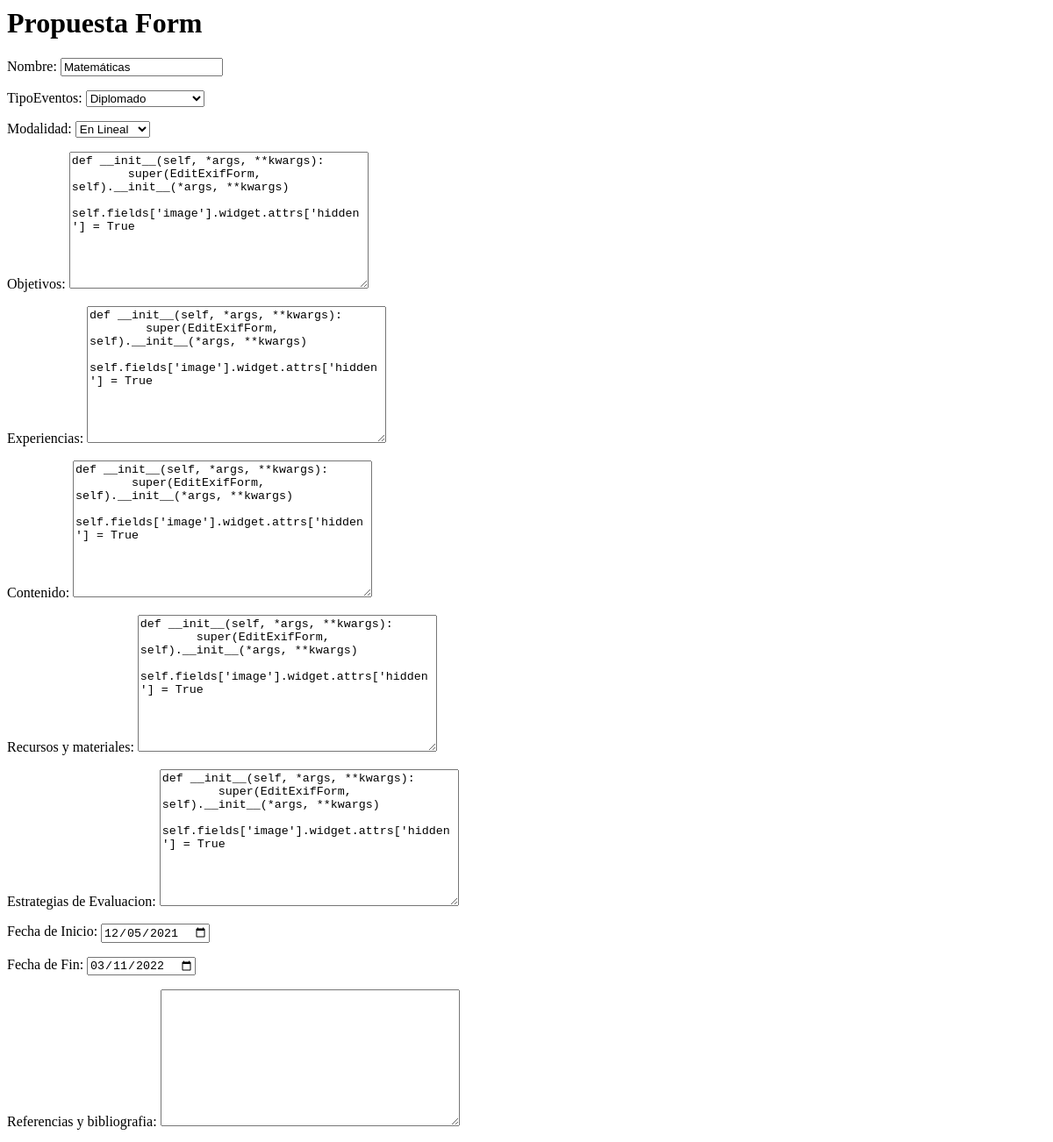
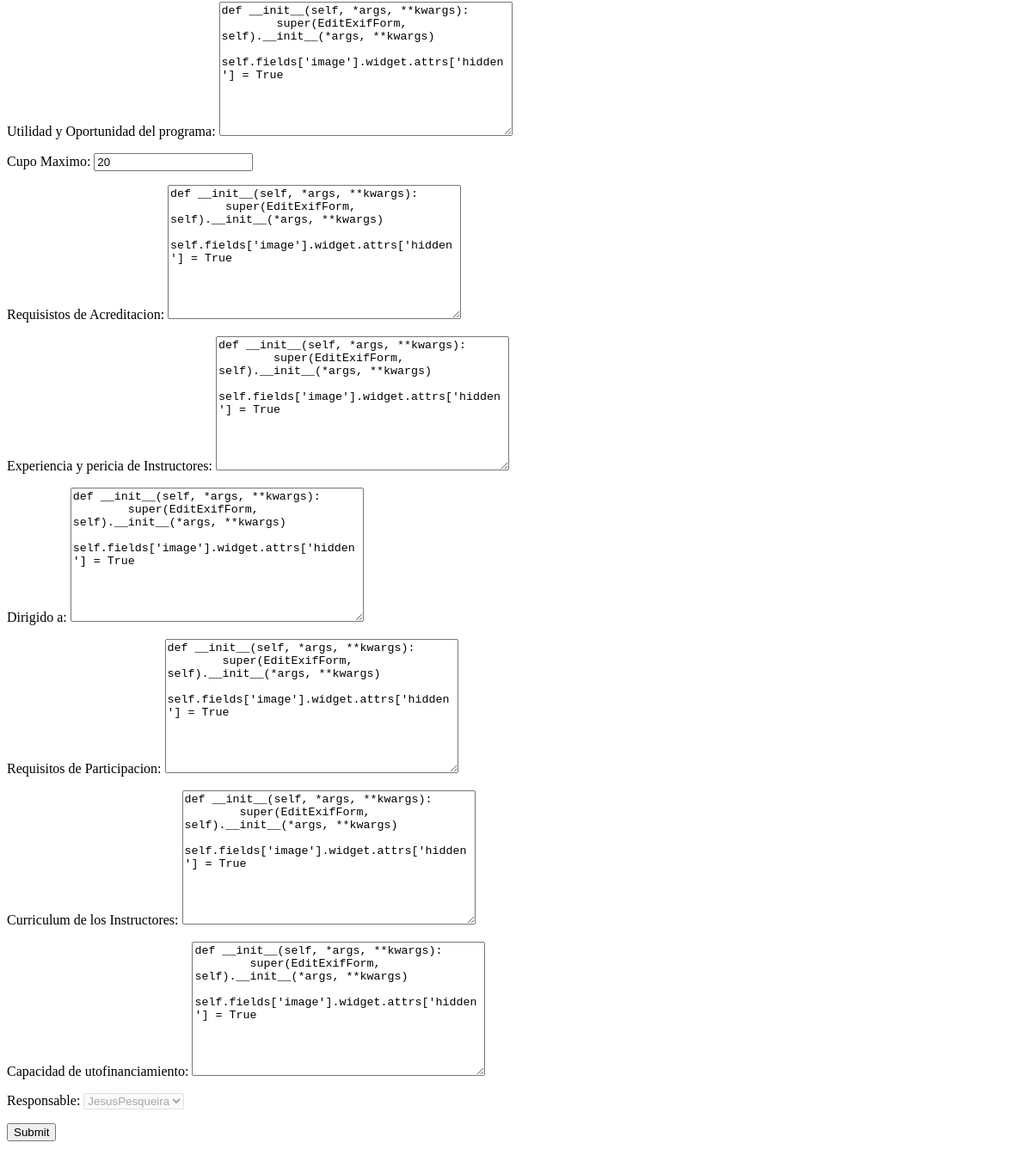
The app's page /editar_propuesta/7 (signed in), older data (2 pictures, top to bottom).
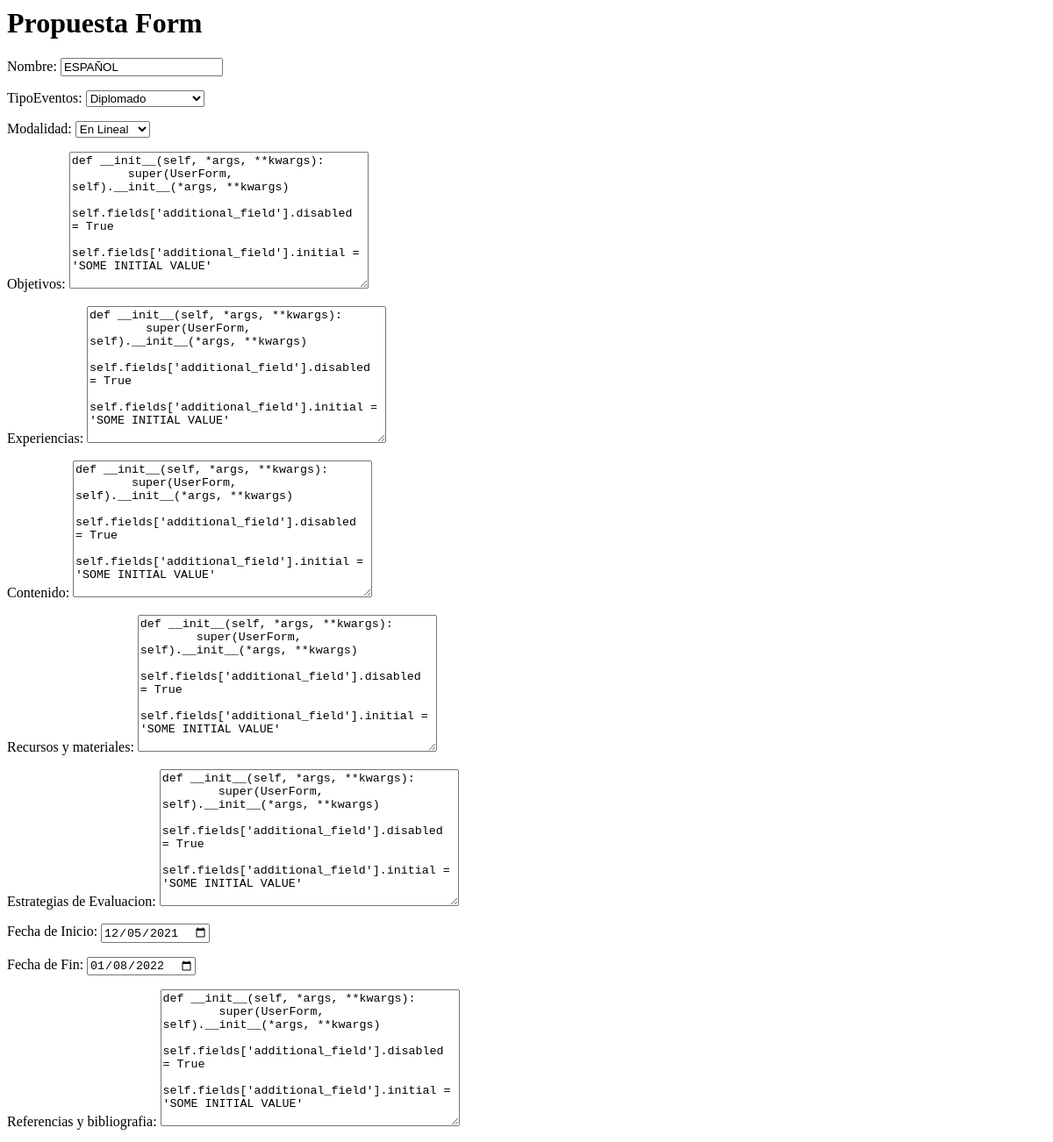
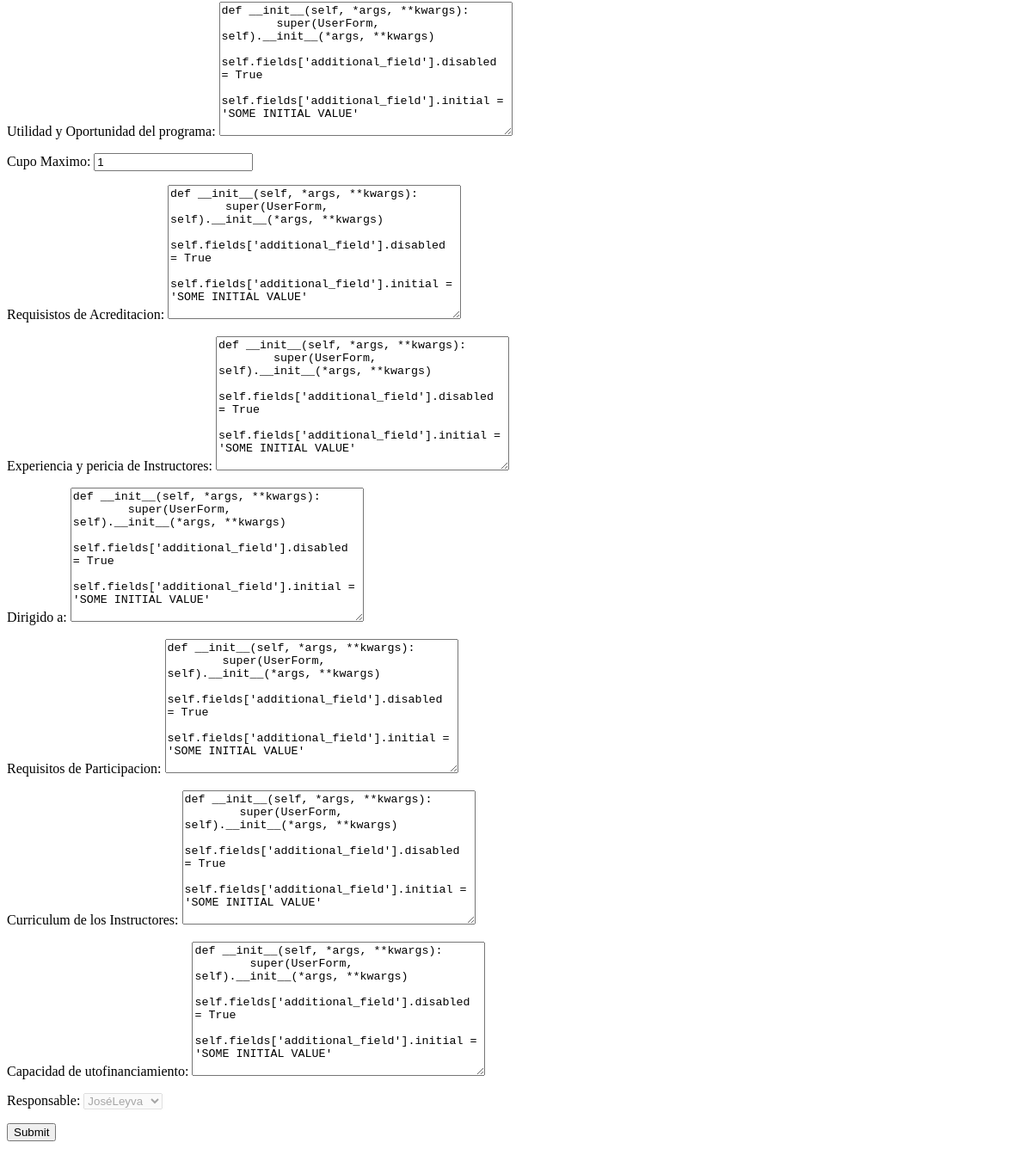
The same page, newer data (2 pictures, top to bottom).
### eventos/models.py (models this page shows, shortened)
class Evento(models.Model):
    nombre = models.CharField(max_length=200)
    TIPO_EVENTOS = (
            ('Diplomado','Diplomado'),
            ('Curso','Curso'),
            ('Taller','Taller'),
            ('Programa Especial','Programa Especial')
        )
    TipoEventos =  models.CharField(max_length=30,null=True,choices=TIPO_EVENTOS)
    TIPO_MODALIDAD = (
            ('En Lineal', 'En Lineal'),
            ('Presencial','Presencial'),
            ('Mixta','Mixta')
        )
    modalidad = models.CharField(max_length=30,null=True,choices=TIPO_MODALIDAD)
    objetivos = models.TextField(null=True)
    experiencias = models.TextField(null=True)
    contenido = models.TextField(null=True)
    recursos_y_materiales = models.TextField(null=True,blank=True)
    Estrategias_de_Evaluacion = models.TextField(null=True)
    Fecha_de_Inicio = models.DateField()
    Fecha_de_Fin = models.DateField()
    Referencias_y_bibliografia = models.TextField(null=True,blank=True)
    Utilidad_y_Oportunidad_del_programa = models.TextField(null=True)
    Cupo_Maximo = models.PositiveIntegerField(default=1,validators=[MinValueValidator(1), MaxValueValidator(200)])
    Requisistos_de_Acreditacion = models.TextField(null=True)
    Experiencia_y_pericia_de_Instructores = models.TextField(null=True)
    Dirigido_a = models.TextField(null=True)
    Requisitos_de_Participacion = models.TextField(null=True)
    Curriculum_de_los_Instructores = models.TextField(null=True)
    Capacidad_de_utofinanciamiento = models.TextField(null=True,blank=True)
    updated = models.DateTimeField(auto_now=True)
    created = models.DateTimeField(auto_now_add=True)
    responsable = models.ForeignKey(Usuario, null=True, on_delete= models.SET_NULL,default=Usuario)
    class Meta:
        ordering = ['created']

### eventos/decorators.py (the view)
        def wrapper_func(request,*args,**kwargs):
            group = None
            if request.user.rol != None:
                group = request.user.rol
            if group in allowed_roles:
                return view_func(request,*args,**kwargs)
            else:
                print(group)
                return HttpResponse('No estás autorizado para entrar a esta dirección')

### eventos/forms.py
class EventoForm(forms.ModelForm):
    disabled_fields = ['responsable']
    def __init__(self, *args, **kwargs):
        super(EventoForm, self).__init__(*args, **kwargs)
        instance = getattr(self, 'instance', None)
        if instance and instance.pk:
            for field in self.disabled_fields:
                self.fields[field].disabled = True
    class Meta:
        model = Evento
        fields = '__all__'
        widgets = {
            'Fecha_de_Inicio': DateInput(attrs={'type': 'date'}),
            'Fecha_de_Fin': DateInput(attrs={'type': 'date'}),
        }

### eventos/models.py (called while the page is built)
    def __str__(self):
        return self.first_name + self.last_name

### eventos/views.py (called while the page is built)
@login_required(login_url='login')
@allowed_users(allowed_roles=['RESPONSABLE'])
def updatePropuesta(request, pk):
    evento = Evento.objects.get(id=pk)
    form = EventoForm(instance=evento)
    if request.method == 'POST':
        form = EventoForm(request.POST, instance=evento)
        if form.is_valid():
            form.save()
            return redirect('PropuestasEventosFormativos')
    context = {'form': form}
    return render(request,'Propuesta_form.html', context)

### eventos/templates/Propuesta_form.html (shortened to what this page needs)
<h1>Propuesta Form</h1>
<form action="" method="POST">
    {{form.as_p}}
    <input type="submit" name="Submit">
</form>

Row changes from the older to the newer data that the page shows:
changed Evento "Diplomado": nombre "Matemáticas" → "ESPAÑOL"; objetivos "def __init__(self, *args, **kwargs): super(EditExifForm, self).__init__(*args, **kwargs) self.fields['image'].widget.attrs['hidden'] = True" → "def __init__(self, *args, **kwargs): super(UserForm, self).__init__(*args, **kwargs) self.fields['additional_field'].disabled = True self.fields['additional_field'].initial = 'SOME INITIAL VALUE'"; experiencias "def __init__(self, *args, **kwargs): super(EditExifForm, self).__init__(*args, **kwargs) self.fields['image'].widget.attrs['hidden'] = True" → "def __init__(self, *args, **kwargs): super(UserForm, self).__init__(*args, **kwargs) self.fields['additional_field'].disabled = True self.fields['additional_field'].initial = 'SOME INITIAL VALUE'"; contenido "def __init__(self, *args, **kwargs): super(EditExifForm, self).__init__(*args, **kwargs) self.fields['image'].widget.attrs['hidden'] = True" → "def __init__(self, *args, **kwargs): super(UserForm, self).__init__(*args, **kwargs) self.fields['additional_field'].disabled = True self.fields['additional_field'].initial = 'SOME INITIAL VALUE'"; recursos_y_materiales "def __init__(self, *args, **kwargs): super(EditExifForm, self).__init__(*args, **kwargs) self.fields['image'].widget.attrs['hidden'] = True" → "def __init__(self, *args, **kwargs): super(UserForm, self).__init__(*args, **kwargs) self.fields['additional_field'].disabled = True self.fields['additional_field'].initial = 'SOME INITIAL VALUE'"; Estrategias_de_Evaluacion "def __init__(self, *args, **kwargs): super(EditExifForm, self).__init__(*args, **kwargs) self.fields['image'].widget.attrs['hidden'] = True" → "def __init__(self, *args, **kwargs): super(UserForm, self).__init__(*args, **kwargs) self.fields['additional_field'].disabled = True self.fields['additional_field'].initial = 'SOME INITIAL VALUE'"; Fecha_de_Fin "03/11/2022" → "01/08/2022"; Referencias_y_bibliografia (not shown) → "def __init__(self, *args, **kwargs): super(UserForm, self).__init__(*args, **kwargs) self.fields['additional_field'].disabled = True self.fields['additional_field'].initial = 'SOME INITIAL VALUE'"; Utilidad_y_Oportunidad_del_programa "def __init__(self, *args, **kwargs): super(EditExifForm, self).__init__(*args, **kwargs) self.fields['image'].widget.attrs['hidden'] = True" → "def __init__(self, *args, **kwargs): super(UserForm, self).__init__(*args, **kwargs) self.fields['additional_field'].disabled = True self.fields['additional_field'].initial = 'SOME INITIAL VALUE'"; Cupo_Maximo "20" → "1"; Requisistos_de_Acreditacion "def __init__(self, *args, **kwargs): super(EditExifForm, self).__init__(*args, **kwargs) self.fields['image'].widget.attrs['hidden'] = True" → "def __init__(self, *args, **kwargs): super(UserForm, self).__init__(*args, **kwargs) self.fields['additional_field'].disabled = True self.fields['additional_field'].initial = 'SOME INITIAL VALUE'"; Experiencia_y_pericia_de_Instructores "def __init__(self, *args, **kwargs): super(EditExifForm, self).__init__(*args, **kwargs) self.fields['image'].widget.attrs['hidden'] = True" → "def __init__(self, *args, **kwargs): super(UserForm, self).__init__(*args, **kwargs) self.fields['additional_field'].disabled = True self.fields['additional_field'].initial = 'SOME INITIAL VALUE'"; Dirigido_a "def __init__(self, *args, **kwargs): super(EditExifForm, self).__init__(*args, **kwargs) self.fields['image'].widget.attrs['hidden'] = True" → "def __init__(self, *args, **kwargs): super(UserForm, self).__init__(*args, **kwargs) self.fields['additional_field'].disabled = True self.fields['additional_field'].initial = 'SOME INITIAL VALUE'"; Requisitos_de_Participacion "def __init__(self, *args, **kwargs): super(EditExifForm, self).__init__(*args, **kwargs) self.fields['image'].widget.attrs['hidden'] = True" → "def __init__(self, *args, **kwargs): super(UserForm, self).__init__(*args, **kwargs) self.fields['additional_field'].disabled = True self.fields['additional_field'].initial = 'SOME INITIAL VALUE'"; Curriculum_de_los_Instructores "def __init__(self, *args, **kwargs): super(EditExifForm, self).__init__(*args, **kwargs) self.fields['image'].widget.attrs['hidden'] = True" → "def __init__(self, *args, **kwargs): super(UserForm, self).__init__(*args, **kwargs) self.fields['additional_field'].disabled = True self.fields['additional_field'].initial = 'SOME INITIAL VALUE'"; Capacidad_de_utofinanciamiento "def __init__(self, *args, **kwargs): super(EditExifForm, self).__init__(*args, **kwargs) self.fields['image'].widget.attrs['hidden'] = True" → "def __init__(self, *args, **kwargs): super(UserForm, self).__init__(*args, **kwargs) self.fields['additional_field'].disabled = True self.fields['additional_field'].initial = 'SOME INITIAL VALUE'"; responsable "JesusPesqueira" → "JoséLeyva"
